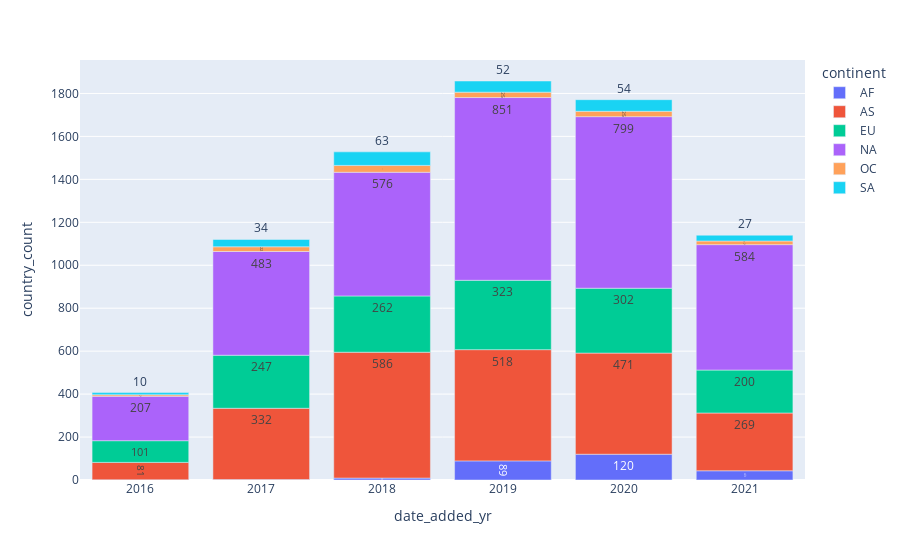

Notebook cell for this chart:
### Code cell
fig = px.bar(df.groupby(['date_added_yr','continent',],as_index=False).agg(country_count = ('show_id','count')), x="date_added_yr", y="country_count", color="continent", text_auto=True)
fig.show()

### Figure 1 — Plotly figure (JSON) as saved in the notebook; plotly's stock layout.template omitted (floating-point values rounded to 4 significant figures)
{"data": [{"alignmentgroup": "True", "hovertemplate": "continent=AF<br>date_added_yr=%{x}<br>country_count=%{y}<extra></extra>", "legendgroup": "AF", "marker": {"color": "#636efa", "pattern": {"shape": ""}}, "name": "AF", "offsetgroup": "AF", "orientation": "v", "showlegend": true, "textposition": "auto", "texttemplate": "%{y}", "type": "bar", "x": [2016, 2017, 2018, 2019, 2020, 2021], "xaxis": "x", "y": [1, 2, 9, 89, 120, 43], "yaxis": "y"}, {"alignmentgroup": "True", "hovertemplate": "continent=AS<br>date_added_yr=%{x}<br>country_count=%{y}<extra></extra>", "legendgroup": "AS", "marker": {"color": "#EF553B", "pattern": {"shape": ""}}, "name": "AS", "offsetgroup": "AS", "orientation": "v", "showlegend": true, "textposition": "auto", "texttemplate": "%{y}", "type": "bar", "x": [2016, 2017, 2018, 2019, 2020, 2021], "xaxis": "x", "y": [81, 332, 586, 518, 471, 269], "yaxis": "y"}, {"alignmentgroup": "True", "hovertemplate": "continent=EU<br>date_added_yr=%{x}<br>country_count=%{y}<extra></extra>", "legendgroup": "EU", "marker": {"color": "#00cc96", "pattern": {"shape": ""}}, "name": "EU", "offsetgroup": "EU", "orientation": "v", "showlegend": true, "textposition": "auto", "texttemplate": "%{y}", "type": "bar", "x": [2016, 2017, 2018, 2019, 2020, 2021], "xaxis": "x", "y": [101, 247, 262, 323, 302, 200], "yaxis": "y"}, {"alignmentgroup": "True", "hovertemplate": "continent=NA<br>date_added_yr=%{x}<br>country_count=%{y}<extra></extra>", "legendgroup": "NA", "marker": {"color": "#ab63fa", "pattern": {"shape": ""}}, "name": "NA", "offsetgroup": "NA", "orientation": "v", "showlegend": true, "textposition": "auto", "texttemplate": "%{y}", "type": "bar", "x": [2016, 2017, 2018, 2019, 2020, 2021], "xaxis": "x", "y": [207, 483, 576, 851, 799, 584], "yaxis": "y"}, {"alignmentgroup": "True", "hovertemplate": "continent=OC<br>date_added_yr=%{x}<br>country_count=%{y}<extra></extra>", "legendgroup": "OC", "marker": {"color": "#FFA15A", "pattern": {"shape": ""}}, "name": "OC", "offsetgroup": "OC", "orientation": "v", "showlegend": true, "textposition": "auto", "texttemplate": "%{y}", "type": "bar", "x": [2016, 2017, 2018, 2019, 2020, 2021], "xaxis": "x", "y": [7, 22, 32, 25, 25, 17], "yaxis": "y"}, {"alignmentgroup": "True", "hovertemplate": "continent=SA<br>date_added_yr=%{x}<br>country_count=%{y}<extra></extra>", "legendgroup": "SA", "marker": {"color": "#19d3f3", "pattern": {"shape": ""}}, "name": "SA", "offsetgroup": "SA", "orientation": "v", "showlegend": true, "textposition": "auto", "texttemplate": "%{y}", "type": "bar", "x": [2016, 2017, 2018, 2019, 2020, 2021], "xaxis": "x", "y": [10, 34, 63, 52, 54, 27], "yaxis": "y"}], "layout": {"barmode": "relative", "legend": {"title": {"text": "continent"}, "tracegroupgap": 0}, "margin": {"t": 60}, "xaxis": {"anchor": "y", "domain": [0, 1], "title": {"text": "date_added_yr"}}, "yaxis": {"anchor": "x", "domain": [0, 1], "title": {"text": "country_count"}}}}
